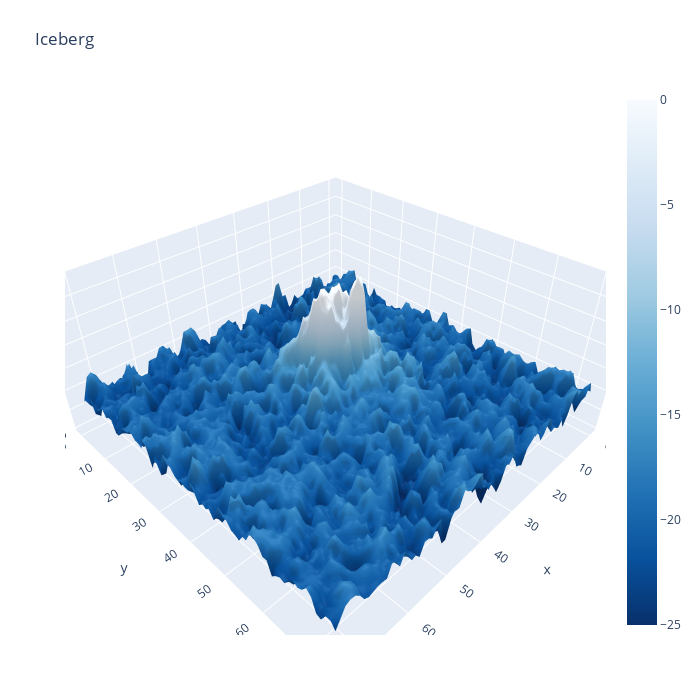

This figure's notebook cell:
### Code cell
plotmy3d(X_band_1[5,:,:], 'Iceberg')

### Figure 1 — Plotly figure (JSON) as saved in the notebook; plotly's stock layout.template omitted (floating-point values rounded to 4 significant figures; data arrays with more than 128 entries replaced by an {"elided": "..."} marker saying what was removed)
{"data": [{"cmax": 0, "cmin": -25, "colorscale": [[0, "rgb(247,251,255)"], [0.125, "rgb(222,235,247)"], [0.25, "rgb(198,219,239)"], [0.375, "rgb(158,202,225)"], [0.5, "rgb(107,174,214)"], [0.625, "rgb(66,146,198)"], [0.75, "rgb(33,113,181)"], [0.875, "rgb(8,81,156)"], [1, "rgb(8,48,107)"]], "reversescale": true, "type": "surface", "z": {"elided": "75x75 float values"}}], "layout": {"autosize": false, "height": 700, "margin": {"b": 65, "l": 65, "r": 50, "t": 90}, "scene": {"aspectmode": "auto", "aspectratio": {"x": 1.301, "y": 1.301, "z": 0.5905}}, "title": {"text": "Iceberg"}, "width": 700}}
